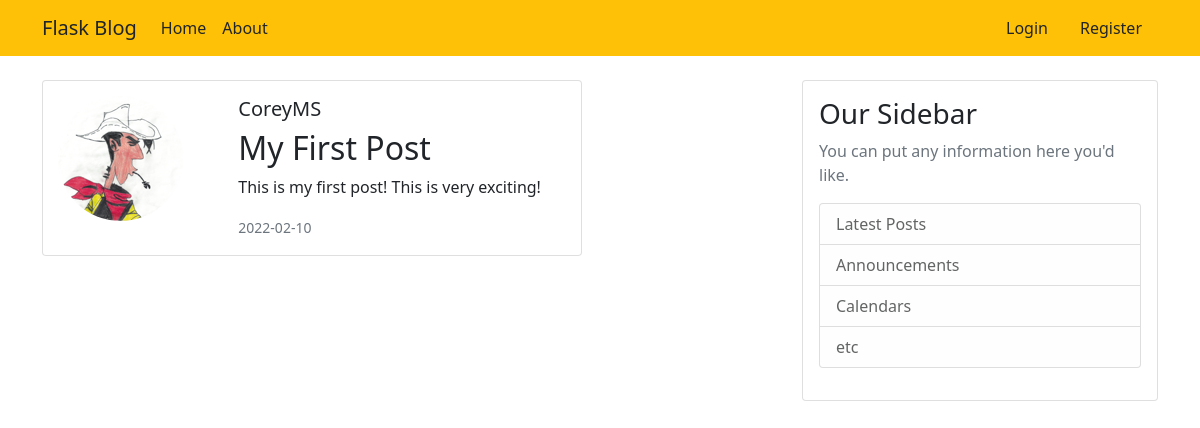
/post/1, run on an earlier commit of the app's database.
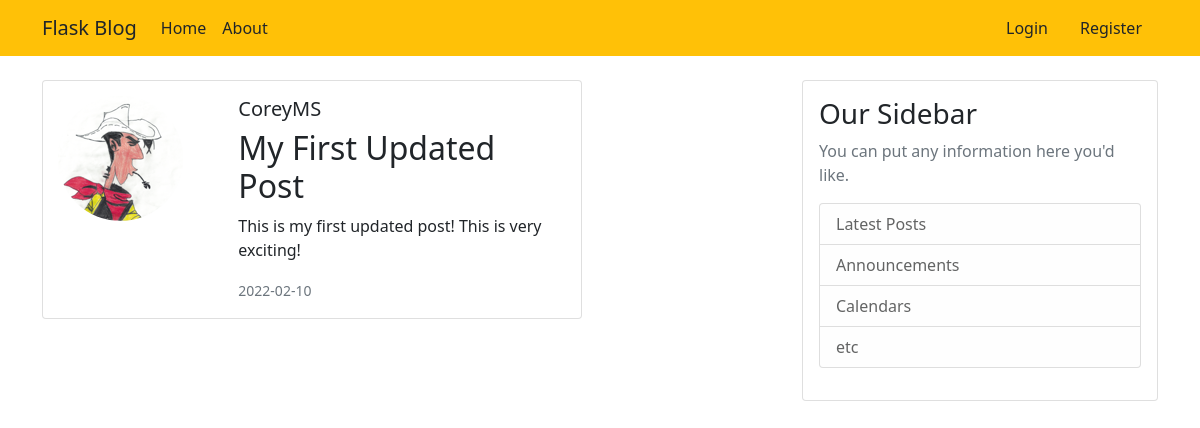
And on a later commit of the database.
### flaskblog/models.py (models this page shows, shortened)
class Post(db.Model):
    id = db.Column(db.Integer, primary_key=True)
    title = db.Column(db.String(100), nullable=False)
    date_posted = db.Column(db.DateTime, nullable=False, default=datetime.utcnow)
    content = db.Column(db.Text, nullable=False)
    user_id = db.Column(db.Integer, db.ForeignKey('user.id'), nullable=False)

### flaskblog/routes.py (the view)
@app.route("/post/<int:post_id>")
def post(post_id):
    post = Post.query.get_or_404(post_id)
    return render_template('post.html', title=post.title, post=post)

### flaskblog/templates/post.html
{% extends "layout.html" %}
{% block content %}
<div class="card mb-3" style="max-width: 540px;">
  <div class="row g-0">
    <div class="col-md-4">
      <img src="{{ url_for('static', filename='profile_pics/' + post.author.image_file) }}" class="img-fluid rounded-circle account-img" alt="...">
    </div>
    <div class="col-md-8">
      <div class="card-body">
        <h5 class="card-title">{{ post.author.username }}</h5>
        <h2 class="card-text">{{ post.title }}</h2>
        <p class="card-text">{{ post.content }}</p>
        <p class="card-text"><small class="text-muted">{{ post.date_posted.strftime('%Y-%m-%d')}}</small></p>
      </div>
    </div>
  </div>
</div>
{% endblock content %}

What changed in the data, as far as the page shows it:
changed Post: title "My First Post" → "My First Updated Post"; content "This is my first post! This is very exciting!" → "This is my first updated post! This is very exciting!"
